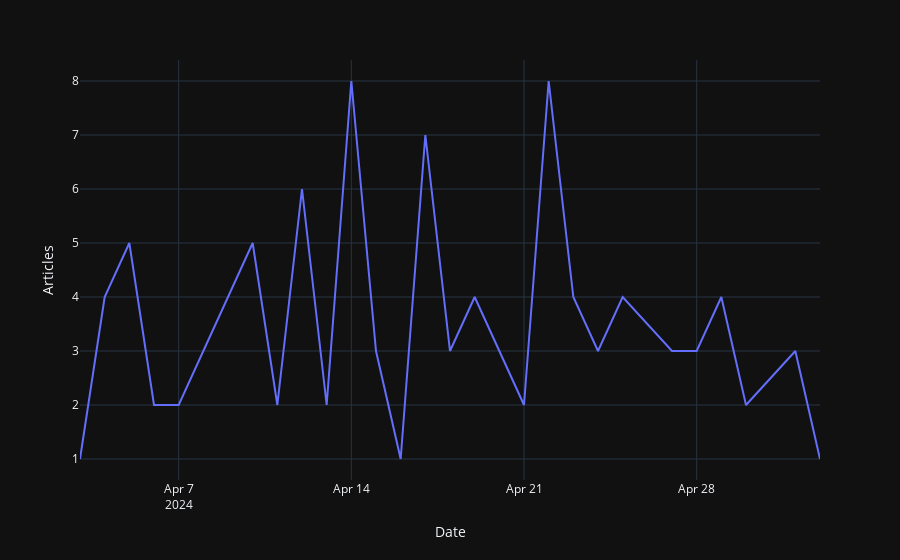

Source (notebook cell):
### Code cell
fig = px.line(df_group, x='date', y='length', labels={'date': 'Date', 'length': 'Articles'},
              template='plotly_dark')
fig.show()

### Figure 1 — Plotly figure (JSON) as saved in the notebook; plotly's stock layout.template omitted (floating-point values rounded to 4 significant figures)
{"data": [{"hovertemplate": "Date=%{x}<br>Articles=%{y}<extra></extra>", "legendgroup": "", "line": {"color": "#636efa", "dash": "solid"}, "marker": {"symbol": "circle"}, "mode": "lines", "name": "", "orientation": "v", "showlegend": false, "type": "scatter", "x": ["2024-04-03", "2024-04-04", "2024-04-05", "2024-04-06", "2024-04-07", "2024-04-08", "2024-04-10", "2024-04-11", "2024-04-12", "2024-04-13", "2024-04-14", "2024-04-15", "2024-04-16", "2024-04-17", "2024-04-18", "2024-04-19", "2024-04-20", "2024-04-21", "2024-04-22", "2024-04-23", "2024-04-24", "2024-04-25", "2024-04-27", "2024-04-28", "2024-04-29", "2024-04-30", "2024-05-02", "2024-05-03"], "xaxis": "x", "y": [1, 4, 5, 2, 2, 3, 5, 2, 6, 2, 8, 3, 1, 7, 3, 4, 3, 2, 8, 4, 3, 4, 3, 3, 4, 2, 3, 1], "yaxis": "y"}], "layout": {"legend": {"tracegroupgap": 0}, "margin": {"t": 60}, "xaxis": {"anchor": "y", "domain": [0, 1], "title": {"text": "Date"}}, "yaxis": {"anchor": "x", "domain": [0, 1], "title": {"text": "Articles"}}}}
